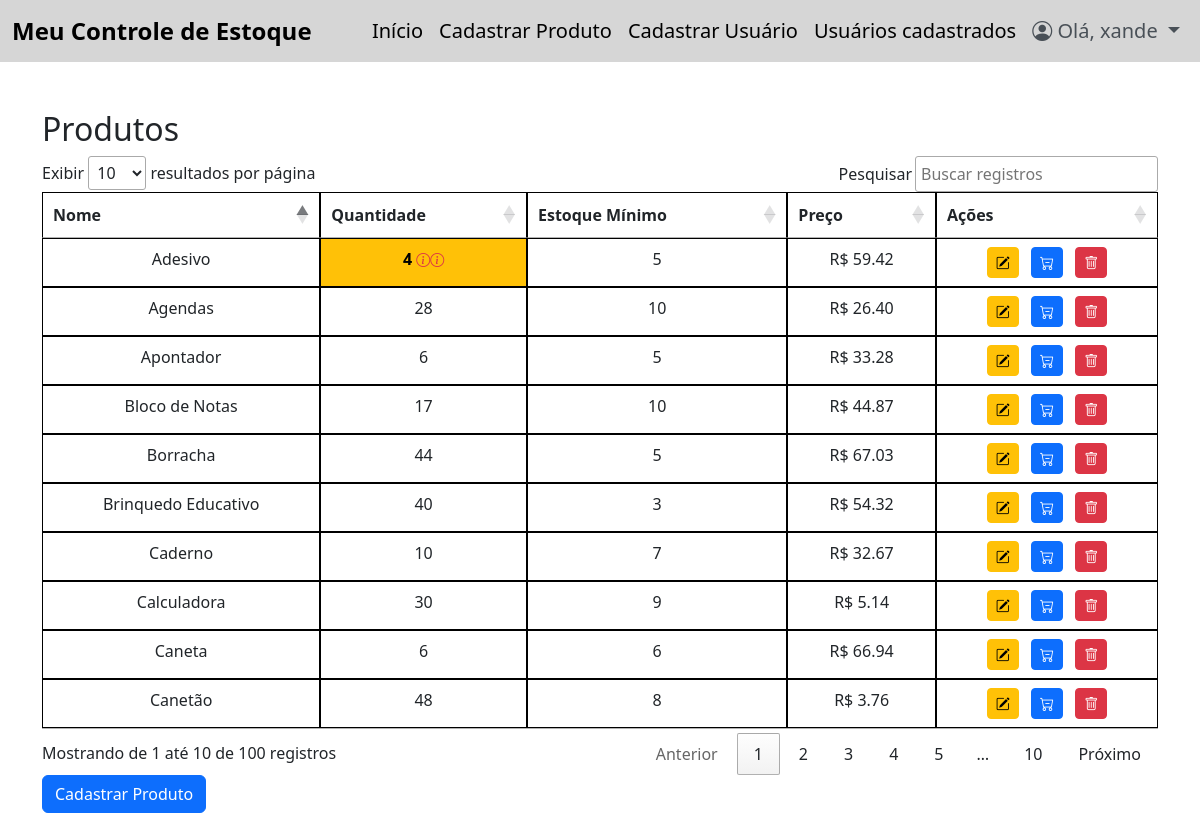
/ (signed in), run on the app's committed database.
### app/models.py (models this page shows)
class Usuario(UserMixin, db.Model):
    id = db.Column(db.Integer, primary_key=True, autoincrement=True)
    username = db.Column(db.String(100), nullable=False, unique=True)
    password = db.Column(db.String(100), nullable=False)
    confirm_password = db.Column(db.String(100), nullable=False)
    email = db.Column(db.String(100), nullable=False, unique=True)
    nivel_funcao = db.Column(db.String(15), nullable=False, default='comum')

class Produto(db.Model):
    id = db.Column(db.Integer, primary_key=True)
    nome = db.Column(db.String(150), nullable=False)
    quantidade = db.Column(db.Integer, nullable=False)
    minimo_estoque = db.Column(db.Integer, nullable=False)
    preco_unitario = db.Column(db.Float, nullable=False)
    data_entrada = db.Column(db.DateTime, nullable=False, default=datetime.now)

### app/routes.py (the view)
@bp.route('/')
@login_required
def index():
    todos_produtos = Produto.query.order_by(Produto.id).all()
    return render_template('dashboard.html', todos_produtos=todos_produtos)

### app/__init__.py (called while the page is built)
@login_manager.user_loader
def load_user(user_id):
    from app.models import Usuario
    return Usuario.query.get(int(user_id))

### app/templates/dashboard.html (shortened to what this page needs)
{% extends 'base.html' %}
{% block content %}
<div class="container mt-5">
    <h2>Produtos</h2>
    <table id="produtoTabela" class="table table-bordered">
        <thead class="thead-dark">
            <tr>
                <th>Nome</th>
                <th>Quantidade</th>
                <th>Estoque Mínimo</th>
                <th>Preço</th>
                {% if current_user.nivel_funcao != 'comum' %}
                <th>Ações</th>
                {% endif %}
            </tr>
        </thead>
        <tbody>
            {% for produto in todos_produtos %}
            <tr class="text-center">
                <td>{{ produto.nome }}</td>
                {% if produto.quantidade < produto.minimo_estoque %} <td class="text-black bg-warning fw-bold"
                    title="Quantidade abaixo do mínimo">{{ produto.quantidade }}
                    <small>
                        <i class="bi bi-info-circle text-danger " data-bs-toggle="tooltip" data-bs-placement="top"
                            title="Quantidade abaixo do mínimo"></i><i class="bi bi-info-circle text-danger " data-bs-toggle="tooltip" data-bs-placement="top"
                            title="Quantidade abaixo do mínimo"></i>
                    </small>
                    </td>
                    {% else %}
                    <td>{{ produto.quantidade }}</td>
                    {% endif %}
                    <td>{{ produto.minimo_estoque }}</td>
                    <td>R$ {{ "%.2f"|format(produto.preco_unitario) }}</td>
                    {% if current_user.nivel_funcao != 'comum' %}
                    <td>
                        <a href="{{ url_for('routes.editar_produto', produto_id=produto.id) }}"
                            class="btn btn-sm btn-warning me-2">
                            <i class="bi bi-pencil-square"></i>
                        </a>
                        <a href="{{ url_for('routes.saida_produto', produto_id=produto.id) }}"
                            class="btn btn-sm btn-primary me-2">
                            <i class="bi bi-cart-dash"></i>
                        </a>
                        <form action="{{ url_for('routes.deletar_produto', produto_id=produto.id) }}" method="POST"
                            style="display:inline;">
                            <button type="submit" class="btn btn-sm btn-danger"
                                onclick="return confirm('Tem certeza que deseja excluir este produto?');">
                                <i class="bi bi-trash"></i>
                            </button>
                        </form>
                    </td>
                    {% endif %}
            </tr>
            {% endfor %}
        </tbody>
    </table>
    {% if current_user.nivel_funcao != 'comum' %}
    <a href="{{ url_for('routes.cadastrar_produto') }}" class="btn btn-primary">Cadastrar Produto</a>
    {% endif %}
</div>
{% endblock %}

### app/templates/base.html (shortened to what this page needs)
<!DOCTYPE html>
<html lang="en">
<head>
    <link rel="stylesheet" href="https://cdn.datatables.net/1.13.6/css/jquery.dataTables.min.css">
    <link href="https://cdn.jsdelivr.net/npm/bootstrap@5.3.0/dist/css/bootstrap.min.css" rel="stylesheet">
    <link href="https://cdn.jsdelivr.net/npm/bootstrap-icons/font/bootstrap-icons.css" rel="stylesheet">
    <link rel="stylesheet" href="{{ url_for('static', filename='css/style.css') }}">
</head>
<body>
    {% block nav %}
    <nav class="navbar navbar-expand-lg">
        <div class="container-fluid">
            <a class="navbar-brand fw-bold fs-4" href="#">Meu Controle de Estoque</a>
            <div class="collapse navbar-collapse" id="navbarNav">
                <ul class="navbar-nav ms-auto">
                    <li class="nav-item">
                        <a class="nav-link fs-5" href="{{ url_for('routes.index') }}">Início</a>
                    </li>
                    {% if current_user.nivel_funcao != 'comum' %}
                    <li class="nav-item">
                        <a class="nav-link fs-5" href="{{ url_for('routes.cadastrar_produto') }}">Cadastrar Produto</a>
                    </li>
                    <li class="nav-item">
                        <a class="nav-link fs-5" href="{{ url_for('routes.registrar_usuario_comum') }}">Cadastrar Usuário</a>
                    </li>
                    <li class="nav-item">
                        <a class="nav-link fs-5" href="{{ url_for('routes.listar_usuarios') }}">Usuários cadastrados</a>
                    </li>
                    {% endif %}
                    <li class="nav-item dropdown">
                        <a class="nav-link dropdown-toggle fs-5" href="#" id="perfilDropdown" role="button" data-bs-toggle="dropdown" aria-expanded="false" style="color: #495057;">
                            <i class="bi bi-person-circle"></i> Olá, {{ current_user.username }}
                        </a>
                    </li>
                </ul>
            </div>
        </div>
    </nav>
    {% endblock %}
    {% block content %}
    {% endblock %}
</body>
</html>

### app/static/css/style.css (style rules this page uses)
.table-bordered>:not(caption)>*>* { border-width: 1px; border: 1px solid #000000; }
nav.navbar.navbar-expand-lg { background-color: #3333; }
a.nav-link.fs-5 { color: #000000; }

### data on the page
Usuario: username "xande"
Produto: nome "Caneta", quantidade "6", minimo_estoque "6", preco_unitario "66.94"
Produto: nome "Adesivo", quantidade "4", minimo_estoque "5", preco_unitario "59.42"
Produto: nome "Calculadora", quantidade "30", minimo_estoque "9", preco_unitario "5.14"
Produto: nome "Caderno", quantidade "10", minimo_estoque "7", preco_unitario "32.67"
Produto: nome "Apontador", quantidade "6", minimo_estoque "5", preco_unitario "33.28"
Produto: nome "Agendas", quantidade "28", minimo_estoque "10", preco_unitario "26.40"
Produto: nome "Brinquedo Educativo", quantidade "40", minimo_estoque "3", preco_unitario "54.32"
Produto: nome "Bloco de Notas", quantidade "17", minimo_estoque "10", preco_unitario "44.87"
Produto: nome "Canetão", quantidade "48", minimo_estoque "8", preco_unitario "3.76"
Produto: nome "Borracha", quantidade "44", minimo_estoque "5", preco_unitario "67.03"
